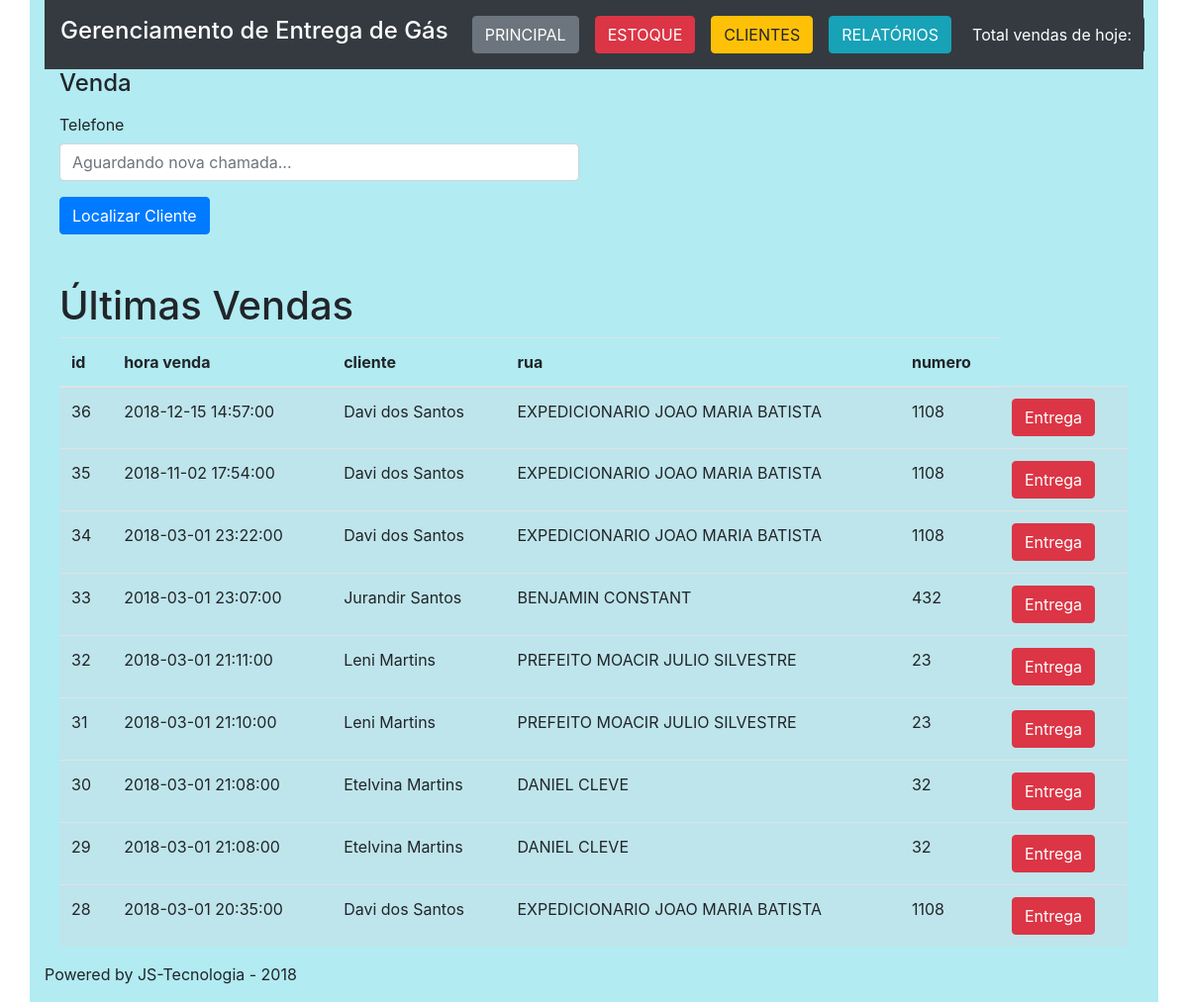
The page /vendas.php on the database its author committed.
### tables this page shows
CREATE TABLE `venda` (
  `id` int(11) NOT NULL,
  `dataHora` datetime NOT NULL,
  `horaEntrega` datetime DEFAULT NULL,
  `tipoPagamento` varchar(45) NOT NULL,
  `dataPrevistaPg` varchar(10) DEFAULT NULL,
  `cliente_id` int(11) NOT NULL,
  `entregador_id` int(11) DEFAULT NULL
);

CREATE TABLE `cliente` (
  `id` int(11) NOT NULL,
  `numero` varchar(8) NOT NULL,
  `nome` varchar(45) NOT NULL,
  `cpf` varchar(45) DEFAULT NULL,
  `aniversario` varchar(10) DEFAULT NULL,
  `cep` int(8) DEFAULT NULL
);

CREATE TABLE `cep` (
  `cep` int(8) UNSIGNED ZEROFILL NOT NULL,
  `logradouro` varchar(45) NOT NULL,
  `bairro` varchar(45) NOT NULL,
  `cidade` varchar(60) NOT NULL,
  `uf` char(2) NOT NULL
);

### classes/daos/Model.php (called while the page is built, shortened)
<?php
class Model{
		protected $table;
		protected $db;
		protected $class;
		private $host = 'localhost';
		private $user = 'root';
		private $pass = '';
		private $dbase = 'gas';
		public function __construct(){
	        try{
		        $this->db = new PDO('mysql:host=' . $this->host . ';dbname=' . $this->dbase, $this->user, $this->pass);
		        $this->db->setAttribute(PDO::ATTR_ERRMODE, PDO::ERRMODE_EXCEPTION);
	        } catch (PDOException $erro) {
	            echo "Aconteceu o seguinte erro**** " . $erro->getMessage();
        	}
    	}
		public function listar(){
			$sql = $this->db->prepare("SELECT * FROM {$this->table} ORDER BY id DESC");
			$sql->setFetchMode(PDO::FETCH_CLASS, $this->class);
			$sql->execute();
			return $sql->fetchAll();
		}
		public function procurar($id){
			$sql = $this->db->prepare("SELECT * FROM {$this->table} WHERE id = {$id}");
			$sql->setFetchMode(PDO::FETCH_CLASS, $this->class);
			$sql->execute();
			return $sql->fetch();
		}
	}
?>

### classes/daos/VendaDAO.php (called while the page is built, shortened)
<?php
require_once 'Model.php';
class VendaDAO extends Model{
	function __construct(){
		$this->class = 'Venda';
		$this->table = 'venda';
	}
}
?>

### classes/models/Venda.php (called while the page is built, shortened)
<?php
class Venda{
		private $id;
		private $dataHora;
    public function getId()
    {
        return $this->id;
    }
    public function getDataHora()
    {
        return $this->dataHora;
    }
}
?>

### classes/daos/ClienteDAO.php (called while the page is built, shortened)
<?php
require_once 'Model.php';
class ClienteDAO extends Model{
	function __construct(){
		$this->class = 'Cliente';
		$this->table = 'cliente';
	}
}
?>

### classes/models/Cliente.php (called while the page is built, shortened)
<?php
class Cliente{
		private $numero;
		private $cep;
		private $nome;
    public function getNumero()
    {
        return $this->numero;
    }
    public function getCep()
    {
        return $this->cep;
    }
    public function getNome()
    {
        return $this->nome;
    }
}
?>

### classes/daos/CepDAO.php (called while the page is built, shortened)
<?php
require_once 'Model.php';
class CepDAO extends Model{
	function __construct(){
		$this->class = 'Cep';
		$this->table = 'cep';
	}
	public function procuraCep($cep){
			$sql = $this->db->prepare("SELECT * FROM {$this->table} WHERE cep = {$cep}");
			$sql->setFetchMode(PDO::FETCH_CLASS, $this->class);
			$sql->execute();
			return $sql->fetch();
		}
}
?>

### classes/models/Cep.php (called while the page is built, shortened)
<?php
class Cep{
		private $logradouro;
    public function getLogradouro()
    {
        return $this->logradouro;
    }
}
?>

### vendas.php (the view, shortened to what this page needs)
<?php
    require_once('layout/header.php');
    if (isset($_GET['msg'])) {
      $msg = ($_GET['msg']);
    } else{$msg = "";}
  $vendaDAO = new VendaDAO();
  $vendas = $vendaDAO->listar();
?>
  <div class="col-lg-6">
    <h4> Venda <?php echo $msg; ?> </h4>
            <div class="bs-component">
              <form action="novaVenda.php" method="GET">
                <fieldset>
                  <div class="form-group">
                    <label class="col-form-label" for="numero">Telefone</label>
                    <input type="text" class="form-control fone" id="telefone" name="telefone"  placeholder="Aguardando nova chamada...">
                  </div>
                </fieldset>
                  <button type="submit" class="btn btn-primary">Localizar Cliente</button>
              </form>
            </div>
            <br>
            <br>
          </div>
          <div class="col-lg-12 col-sm-12">
            <div class="page-header">
              <h1 id="tables">Últimas Vendas</h1>
            </div>
            <div class="bs-component">
              <table class="table table-hover">
                <thead>
                  <tr>
                    <th scope="col">id</th>
                    <th scope="col">hora venda</th>
                    <th scope="col">cliente</th>
                    <th scope="col">rua</th>
                    <th scope="col">numero</th>
                  </tr>
                </thead>
                <tbody>
                  <?php foreach ($vendas as $venda) {
                    $clienteDAO = new ClienteDAO();
                    $cliente = $clienteDAO->procurar($venda->cliente_id);
                    $cepDAO = new CepDAO();
                    $cep = $cepDAO->procuraCep($cliente->getCep());
                   ?>
                 <tr class="table-info">
                    <td> <?php echo $venda->getid(); ?> </td>
                    <td> <?php echo $venda->getDataHora(); ?> </td>
                    <td> <?php echo $cliente->getNome(); ?> </td>
                    <td> <?php echo $cep->getLogradouro(); ?> </td>
                    <td> <?php echo $cliente->getNumero(); ?> </td>
                    <td>
                        <a href="#" class="btn btn-danger" data-toggle="tooltip" data-placement="top"   title="Editar">Entrega</a>
                    </td>
                  </tr>
                  <?php } ?>
               </tbody>
              </table>
            </div>
          </div>
<?php
    require_once('layout/footer.php');
?>

### layout/header.php (shortened to what this page needs)
<?php
$vendaDAO = new VendaDAO();
$contagemVendasArray = $vendaDAO->contagem();
$contagemVendas = $contagemVendasArray[0];
?>
<!DOCTYPE html>
  <head>
    <link rel="stylesheet" href="css/bootstrap.css" media="screen">
    <link rel="stylesheet" href="jquery_ui/jquery-ui.css">
  </head>
  <body>
    <div class="container" style="background-color: #B2EBF2;">
      <div class="bs-docs-section clearfix">
        <div class="row">
          <div class="col-lg-12">
            <div class="bs-component">
              <nav class="navbar navbar-expand-lg navbar-dark bg-dark">
                <a class="navbar-brand" href="#"> <h4> Gerenciamento de Entrega de Gás </h4></a>
                <div class="collapse navbar-collapse" id="navbarColor02">
                  <ul class="navbar-nav mr-auto">
                     <li class="nav-item active">
                      <a class="nav-link" href="index.php"><span class=" btn btn-secondary">PRINCIPAL</span></a>
                    </li>
                    <li class="nav-item">
                      <a class="nav-link" href="novoEstoque.php"><span class="btn btn-danger">ESTOQUE</span></a>
                    </li>
                    <li class="nav-item">
                      <a class="nav-link" href="clientes.php"><span class="btn btn-warning">CLIENTES</span></a>
                    </li>
                    <li class="nav-item">
                      <a class="nav-link" href="#"><span class="btn btn-info">RELATÓRIOS</span></a>
                    </li>
                  </ul>
                  <form class="form-inline my-2 my-lg-0">
                    <span class="btn btn-dark">Total vendas de hoje: <?php echo $contagemVendas; ?></span>
                  </form>
                </div>
              </nav>
            </div>
           </div>
        </div>
      </div>

### layout/footer.php (shortened to what this page needs)
      <footer id="footer">
        <div class="row">
          <div class="col-lg-12">
            <p> Powered by JS-Tecnologia - 2018 </p>
          </div>
        </div>
      </footer>
    </div>
  </body>
</html>

### rows shown on the page
venda: id "36", dataHora "2018-12-15 14:57:00", cliente.nome "Davi dos Santos", cep.logradouro "EXPEDICIONARIO JOAO MARIA BATISTA", cliente.numero "1108"
venda: id "35", dataHora "2018-11-02 17:54:00", cliente.nome "Davi dos Santos", cep.logradouro "EXPEDICIONARIO JOAO MARIA BATISTA", cliente.numero "1108"
venda: id "34", dataHora "2018-03-01 23:22:00", cliente.nome "Davi dos Santos", cep.logradouro "EXPEDICIONARIO JOAO MARIA BATISTA", cliente.numero "1108"
venda: id "33", dataHora "2018-03-01 23:07:00", cliente.nome "Jurandir Santos", cep.logradouro "BENJAMIN CONSTANT", cliente.numero "432"
venda: id "32", dataHora "2018-03-01 21:11:00", cliente.nome "Leni Martins", cep.logradouro "PREFEITO MOACIR JULIO SILVESTRE", cliente.numero "23"
venda: id "31", dataHora "2018-03-01 21:10:00", cliente.nome "Leni Martins", cep.logradouro "PREFEITO MOACIR JULIO SILVESTRE", cliente.numero "23"
venda: id "30", dataHora "2018-03-01 21:08:00", cliente.nome "Etelvina Martins", cep.logradouro "DANIEL CLEVE", cliente.numero "32"
venda: id "29", dataHora "2018-03-01 21:08:00", cliente.nome "Etelvina Martins", cep.logradouro "DANIEL CLEVE", cliente.numero "32"
venda: id "28", dataHora "2018-03-01 20:35:00", cliente.nome "Davi dos Santos", cep.logradouro "EXPEDICIONARIO JOAO MARIA BATISTA", cliente.numero "1108"
